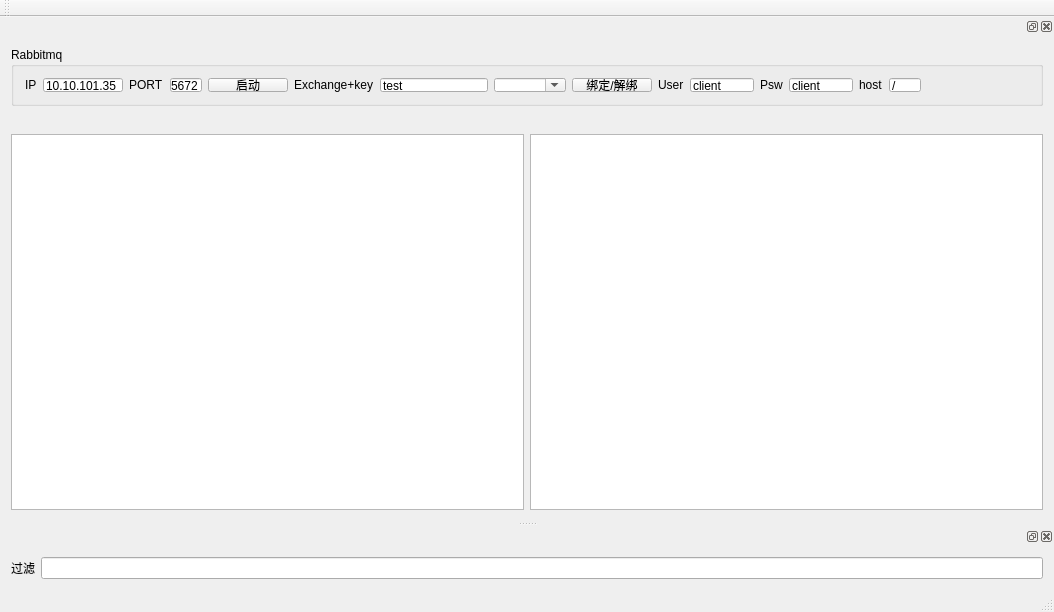
<?xml version="1.0" encoding="UTF-8"?>
<ui version="4.0">
 <class>MainWindow</class>
 <widget class="QMainWindow" name="MainWindow">
  <property name="geometry">
   <rect>
    <x>0</x>
    <y>0</y>
    <width>1054</width>
    <height>612</height>
   </rect>
  </property>
  <property name="windowTitle">
   <string>MainWindow</string>
  </property>
  <property name="documentMode">
   <bool>false</bool>
  </property>
  <property name="dockNestingEnabled">
   <bool>true</bool>
  </property>
  <widget class="QWidget" name="centralWidget">
   <layout class="QHBoxLayout" name="horizontalLayout_2">
    <item>
     <widget class="QTableView" name="tableView_msg">
      <attribute name="horizontalHeaderVisible">
       <bool>false</bool>
      </attribute>
     </widget>
    </item>
    <item>
     <widget class="QColumnView" name="colview_msg"/>
    </item>
   </layout>
  </widget>
  <widget class="QMenuBar" name="menuBar">
   <property name="geometry">
    <rect>
     <x>0</x>
     <y>0</y>
     <width>1054</width>
     <height>23</height>
    </rect>
   </property>
  </widget>
  <widget class="QToolBar" name="mainToolBar">
   <attribute name="toolBarArea">
    <enum>TopToolBarArea</enum>
   </attribute>
   <attribute name="toolBarBreak">
    <bool>false</bool>
   </attribute>
  </widget>
  <widget class="QStatusBar" name="statusBar"/>
  <widget class="QDockWidget" name="dockWidget_1">
   <property name="minimumSize">
    <size>
     <width>741</width>
     <height>100</height>
    </size>
   </property>
   <property name="maximumSize">
    <size>
     <width>524287</width>
     <height>100</height>
    </size>
   </property>
   <property name="allowedAreas">
    <set>Qt::BottomDockWidgetArea|Qt::TopDockWidgetArea</set>
   </property>
   <attribute name="dockWidgetArea">
    <number>4</number>
   </attribute>
   <widget class="QWidget" name="dockWidgetContents_2">
    <layout class="QVBoxLayout" name="verticalLayout_3">
     <item>
      <widget class="QGroupBox" name="groupBox_2">
       <property name="title">
        <string>Rabbitmq</string>
       </property>
       <layout class="QHBoxLayout" name="horizontalLayout_4">
        <item>
         <widget class="QLabel" name="label">
          <property name="text">
           <string>IP</string>
          </property>
         </widget>
        </item>
        <item>
         <widget class="QLineEdit" name="edt_ip">
          <property name="maximumSize">
           <size>
            <width>80</width>
            <height>16777215</height>
           </size>
          </property>
          <property name="text">
           <string>10.10.101.35</string>
          </property>
         </widget>
        </item>
        <item>
         <widget class="QLabel" name="label_2">
          <property name="text">
           <string>PORT</string>
          </property>
         </widget>
        </item>
        <item>
         <widget class="QLineEdit" name="edt_port">
          <property name="maximumSize">
           <size>
            <width>32</width>
            <height>16777215</height>
           </size>
          </property>
          <property name="text">
           <string>5672</string>
          </property>
         </widget>
        </item>
        <item>
         <widget class="QPushButton" name="btn_start">
          <property name="text">
           <string>启动</string>
          </property>
         </widget>
        </item>
        <item>
         <widget class="QLabel" name="label_4">
          <property name="text">
           <string>Exchange+key</string>
          </property>
         </widget>
        </item>
        <item>
         <widget class="QLineEdit" name="edt_exchange">
          <property name="maximumSize">
           <size>
            <width>128</width>
            <height>16777215</height>
           </size>
          </property>
          <property name="text">
           <string>test</string>
          </property>
         </widget>
        </item>
        <item>
         <widget class="QComboBox" name="box_key">
          <property name="editable">
           <bool>true</bool>
          </property>
          <property name="duplicatesEnabled">
           <bool>false</bool>
          </property>
         </widget>
        </item>
        <item>
         <widget class="QPushButton" name="btn_bind">
          <property name="text">
           <string>绑定/解绑</string>
          </property>
         </widget>
        </item>
        <item>
         <widget class="QLabel" name="label_5">
          <property name="text">
           <string>User</string>
          </property>
         </widget>
        </item>
        <item>
         <widget class="QLineEdit" name="edt_user">
          <property name="maximumSize">
           <size>
            <width>64</width>
            <height>16777215</height>
           </size>
          </property>
          <property name="text">
           <string>client</string>
          </property>
         </widget>
        </item>
        <item>
         <widget class="QLabel" name="label_6">
          <property name="text">
           <string>Psw</string>
          </property>
         </widget>
        </item>
        <item>
         <widget class="QLineEdit" name="edt_psw">
          <property name="maximumSize">
           <size>
            <width>64</width>
            <height>16777215</height>
           </size>
          </property>
          <property name="text">
           <string>client</string>
          </property>
         </widget>
        </item>
        <item>
         <widget class="QLabel" name="label_3">
          <property name="text">
           <string>host</string>
          </property>
         </widget>
        </item>
        <item>
         <widget class="QLineEdit" name="edt_host">
          <property name="maximumSize">
           <size>
            <width>32</width>
            <height>16777215</height>
           </size>
          </property>
          <property name="text">
           <string>/</string>
          </property>
         </widget>
        </item>
        <item>
         <spacer name="horizontalSpacer">
          <property name="orientation">
           <enum>Qt::Horizontal</enum>
          </property>
          <property name="sizeHint" stdset="0">
           <size>
            <width>40</width>
            <height>20</height>
           </size>
          </property>
         </spacer>
        </item>
       </layout>
      </widget>
     </item>
    </layout>
   </widget>
  </widget>
  <widget class="QDockWidget" name="dockWidget_2">
   <attribute name="dockWidgetArea">
    <number>8</number>
   </attribute>
   <widget class="QWidget" name="dockWidgetContents_6">
    <layout class="QHBoxLayout" name="horizontalLayout">
     <item>
      <widget class="QLabel" name="label_7">
       <property name="text">
        <string>过滤</string>
       </property>
      </widget>
     </item>
     <item>
      <widget class="QLineEdit" name="edt_filter"/>
     </item>
    </layout>
   </widget>
  </widget>
 </widget>
 <layoutdefault spacing="6" margin="11"/>
 <resources/>
 <connections/>
</ui>
